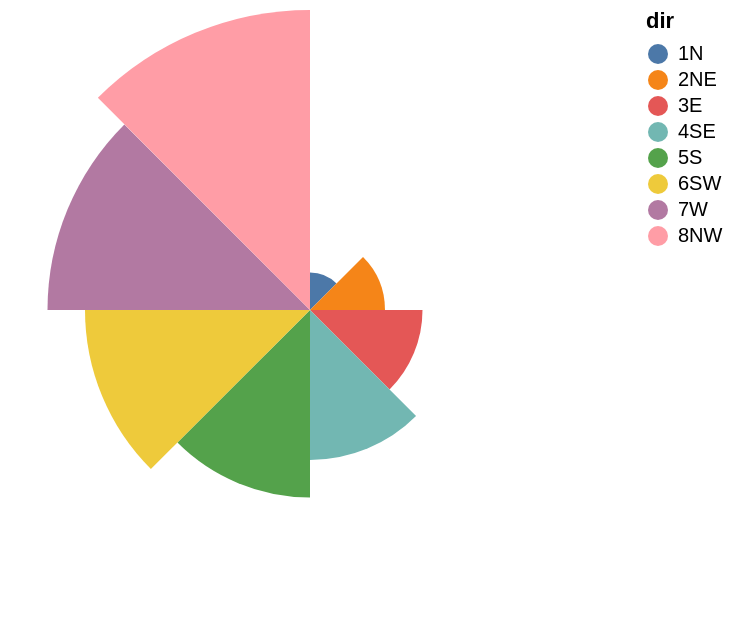

Here is the Vega-Lite specification saved for this chart:
### Vega-Lite specification from a JSON file in a GitHub repository (floating-point values rounded to 4 significant figures)
{"$schema": "https://vega.github.io/schema/vega-lite/v5.json", "data": {"values": [{"dir": "1N", "strength": 1}, {"dir": "2NE", "strength": 2}, {"dir": "3E", "strength": 3}, {"dir": "4SE", "strength": 4}, {"dir": "5S", "strength": 5}, {"dir": "6SW", "strength": 6}, {"dir": "7W", "strength": 7}, {"dir": "8NW", "strength": 8}]}, "encoding": {"theta": {"field": "dir", "type": "ordinal"}, "radius": {"field": "strength", "type": "quantitative"}, "color": {"field": "dir", "type": "nominal"}}, "mark": {"type": "arc"}}
